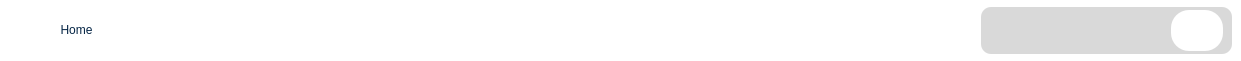
  <widget class="QFrame" name="frame_3">
   <property name="geometry">
    <rect>
     <x>170</x>
     <y>6</y>
     <width>1241</width>
     <height>61</height>
    </rect>
   </property>
   <property name="styleSheet">
    <string notr="true">QFrame{
	border-radius: 10px;
	background-color: rgb(255, 255, 255);
}</string>
   </property>
   <property name="frameShape">
    <enum>QFrame::StyledPanel</enum>
   </property>
   <property name="frameShadow">
    <enum>QFrame::Raised</enum>
   </property>
   <widget class="QPushButton" name="btnHome">
    <property name="geometry">
     <rect>
      <x>30</x>
      <y>16</y>
      <width>93</width>
      <height>28</height>
     </rect>
    </property>
    <property name="styleSheet">
     <string notr="true">QPushButton{
	background-image: url(:/icones/bxs_dashboard.png);
	background-repeat: none;
	background-position: center;
	background-position: left;
	background-color: rgb(255, 255, 255);
	border: none;
	color: rgb(5, 37, 69);
	border-radius: 5px;  
}
QPushButton:hover{
	background-color: none;
	color: rgb(5, 37, 69);
}</string>
    </property>
    <property name="text">
     <string>Home</string>
    </property>
   </widget>
   <widget class="QLabel" name="label_17">
    <property name="geometry">
     <rect>
      <x>510</x>
      <y>-24</y>
      <width>181</width>
      <height>111</height>
     </rect>
    </property>
    <property name="styleSheet">
     <string notr="true">image: url(:/icones/scanawe2a.png);</string>
    </property>
    <property name="text">
     <string/>
    </property>
   </widget>
   <widget class="QFrame" name="frame_11">
    <property name="geometry">
     <rect>
      <x>981</x>
      <y>7</y>
      <width>251</width>
      <height>47</height>
     </rect>
    </property>
    <property name="styleSheet">
     <string notr="true">background-color: rgb(217, 217, 217);</string>
    </property>
    <property name="frameShape">
     <enum>QFrame::StyledPanel</enum>
    </property>
    <property name="frameShadow">
     <enum>QFrame::Raised</enum>
    </property>
    <widget class="QFrame" name="frame_12">
     <property name="geometry">
      <rect>
       <x>190</x>
       <y>3</y>
       <width>52</width>
       <height>41</height>
      </rect>
     </property>
     <property name="styleSheet">
      <string notr="true">background-color: rgb(255, 255, 255);
background-image: url(:/icones/account_36.png);
background-repeat: none;
background-position: center;
border-radius: 18px;</string>
     </property>
     <property name="frameShape">
      <enum>QFrame::StyledPanel</enum>
     </property>
     <property name="frameShadow">
      <enum>QFrame::Raised</enum>
     </property>
    </widget>
    <widget class="QLabel" name="NomeUsuario">
     <property name="geometry">
      <rect>
       <x>20</x>
       <y>7</y>
       <width>161</width>
       <height>31</height>
      </rect>
     </property>
     <property name="font">
      <font>
       <pointsize>11</pointsize>
       <weight>50</weight>
       <bold>false</bold>
      </font>
     </property>
     <property name="text">
      <string/>
     </property>
    </widget>
   </widget>
  </widget>
